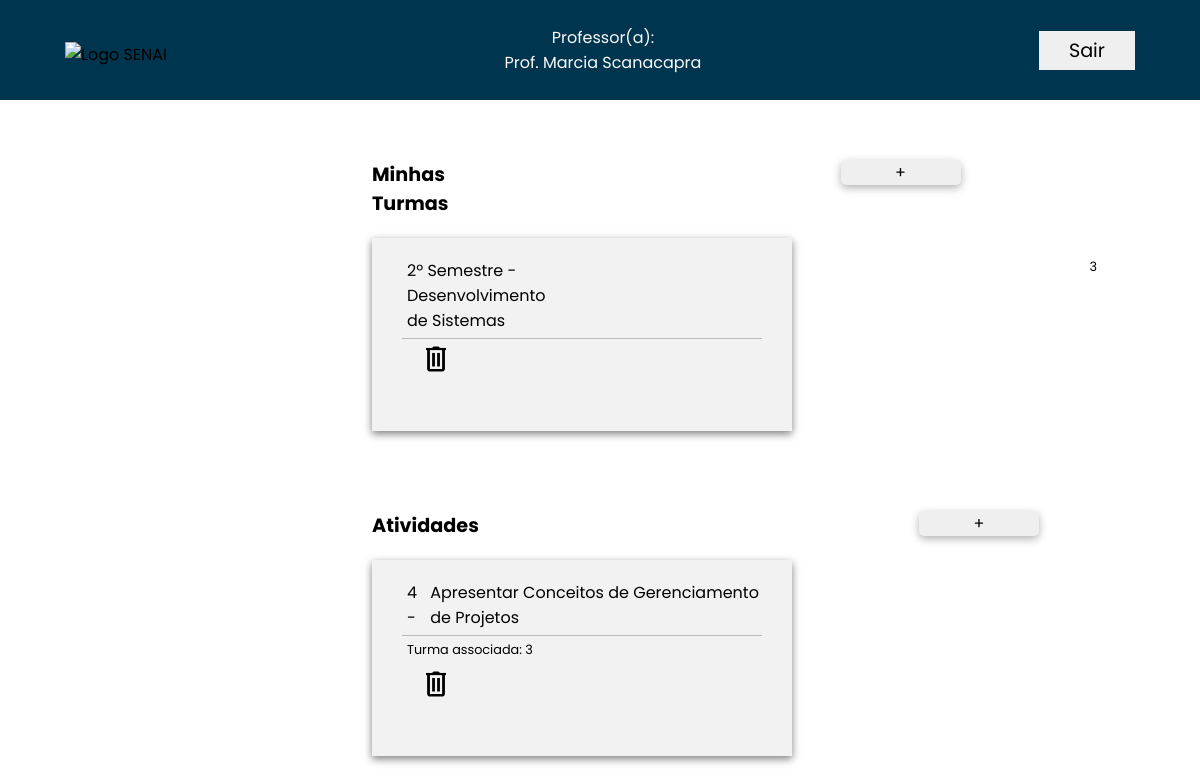
The page /home/2/2 on the database its author committed.
### App_Escola/models.py (models this page shows, shortened)
class Professor(models.Model):
    nome = models.CharField(max_length = 120)
    email = models.CharField(max_length = 120)
    senha = models.CharField(max_length = 64)

class Turma(models.Model):
    nome_turma = models.CharField(max_length = 120)
    id_professor = models.ForeignKey(Professor, null=True, on_delete=models.PROTECT)

class Atividade(models.Model):
    nome_atividade = models.CharField(max_length = 120)
    id_turma = models.ForeignKey(Turma, null=True, on_delete=models.PROTECT)

### App_Escola/views.py (the view)
# urls.py: path('home/<int:id_professor>/<int:id_logado>', views.home, name='home'),
def home(request, id_professor, id_logado):
    dados_professor = Professor.objects.filter(id=id_professor).values("nome", "id")
    usuario_logado = dados_professor[0]
    usuario_logado = usuario_logado['nome']
    id_logado = dados_professor[0]
    id_logado = id_logado['id']
    turmas_do_professor = Turma.objects.filter(id_professor = id_logado)
    atividades_todas_turmas = []
    for turma in turmas_do_professor:
        atividades = Atividade.objects.filter(id_turma=turma.id)
        atividades_todas_turmas.extend(atividades)
    return render(request, 'home.html', {
        'id_professor': id_professor,
        'id_logado': id_logado,
        'turmas_do_professor': turmas_do_professor,
        'usuario_logado': usuario_logado,
        'atividades_todas_turmas': atividades_todas_turmas,
    })

### App_Escola/templates/home.html (shortened to what this page needs)
{% load static %}
<!DOCTYPE html>
<html lang="pt-br">
<head>
    <link rel="stylesheet" type="text/css" href="{% static 'css/main.css' %}">
</head>
<body onload="login()">
    <header>
        <nav id="navbar" class="navbar_container">
            <div>
                <img src="{% static 'imagens/logo_senai.png' %}" alt="Logo SENAI" style="height: 42px; padding-top: 9px;">
            </div>
            <div>
                <p class="navbar-title">Professor(a): <br> {{usuario_logado}}</p>
            </div>
            <a id="logout-button" href="{% url 'fazer_logout' %}">
                <button class="navitem_especial">Sair</button>
            </a>
        </nav>
    </header>
    <div class="container-tables">
        <div class="container-turmas">
            <div class="container-header">
                <h2 class="title-turmas">Minhas Turmas</h2>
                <a href="{% url 'cad_turma' id_professor=id_logado %}">
                    <button class="table-button" id="turmas">+</button>
                </a>
            </div>
            <div class="cards">
                {% if turmas_do_professor %}
                    {% for turma in turmas_do_professor %}
                        <div class="card-info">
                            <p class="card-title">{{turma.nome_turma}}</p>
                            <p class="card-description">{{turma.id}}</p>
                        </div>
                        <div class="line"></div>
                        <div class="actions">
                            <a href="{% url 'confAcao' id_turma=turma.id %}">
                                <img class="delete" src="{% static 'imagens/trash.png' %}" alt="" width="30px">
                            </a>
                        </div>
                    {% endfor %}
                {% else %}
                    <p class="atv-null" style="padding: 0;">Nenhuma turma cadastrada até o momento</p>
                {% endif %}
            </div>
        </div>
        <div class="container-turmas" style="margin-top: 80px;">
            <div class="container-header" style="gap: 27.5rem">
                <h2 class="title-turmas">Atividades</h2>
                <a href="{% url 'cad_atividade' id_professor=id_logado %}">
                    <button class="table-button" id="atividades">+</button>
                </a>
            </div>
            <div class="cards">
                {% if atividades_todas_turmas %}
                    {% for atividade in atividades_todas_turmas %}
                    <div class="card-info" style="gap: 0;">
                        <p class="card-description-atv">{{atividade.id}} - </p>
                        <p class="card-title">{{atividade.nome_atividade}}</p>
                    </div>
                    <div class="line"></div>
                    <p class="card-id">Turma associada: {{atividade.id_turma.id}}</p>
                    <div class="actions" style="margin-top: 10px;">
                        <a href="{% url 'confAtiv' id_turma=atividade.id_turma.id id_atividade=atividade.id %}">
                            <img class="delete" src="{% static 'imagens/trash.png' %}" alt="" width="30px">
                        </a>
                    </div>
                    {% endfor %}
                {% else %}
                    <p class="atv-null" style="padding: 0;">Nenhuma atividade cadastrada até o momento</p>
                {% endif %}
            </div>
        </div>
    </div>
</body>
</html>

### App_Escola/static/css/main.css (style rules this page uses)
* { margin: 0; padding: 0; border: 0; box-sizing: border-box; font-family: 'Poppins'; }
#navbar { height: 100px; display: flex; justify-content: space-between; align-items: center; padding: 0 65px; background-color: #00354f; }
.navbar-title { color: #fafafa; text-align: center; }
.navitem_especial { width: 100%; text-decoration: none; font-size: 1.2em; text-align: center; padding: 5px; margin-right: 50px; cursor: pointer; }
.container-tables { margin: 5% 31%; width: 35%; }
.container-header { display: flex; gap: 24.5rem; }
.title-turmas { font-size: 1.2rem; }
.table-button { width: 120px; font-size: 1rem; border-radius: 5px; box-shadow: rgba(0, 0, 0, 0.3) 0px 3px 8px; transition: 0.8s; }
.cards { background-color: rgba(130, 130, 130, 0.1); margin: 20px 0; padding: 20px 30px; box-shadow: rgba(0, 0, 0, 0.5) 0px 3px 8px; }
.card-info { display: flex; gap: 34rem; }
.card-title { margin-left: 5px; }
.card-description { font-size: 0.8rem; }
.card-description-atv { margin-left: 5px; }
.line { width: 100%; height: 1px; background-color: rgba(130, 130, 130, 0.5); margin: 5px 0; }
.actions { margin-bottom: 30px; }
.card-id { margin-left: 5px; font-size: 0.8rem; }

### rows shown on the page
Professor: nome "Prof. Marcia Scanacapra"
Turma: nome_turma "2º Semestre - Desenvolvimento de Sistemas", id "3"
Atividade: id "4", nome_atividade "Apresentar Conceitos de Gerenciamento de Projetos", id_turma.id "3"
